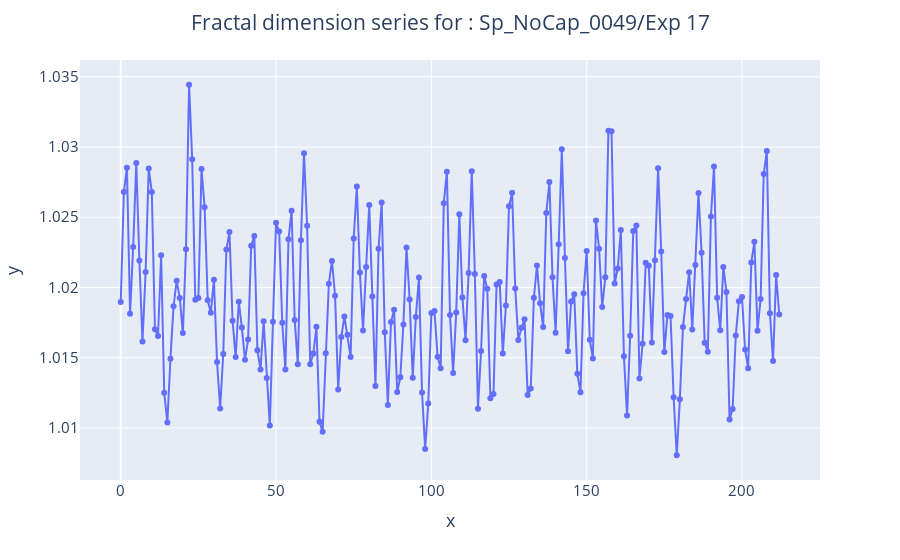

Notebook code for this chart:
### Markdown cell above
The phase portrait of both cells are visually different, so the difference of 2.6 X$10^{-5}$ is very important.

### Code cell
mindice=90
fig = px.line(y=dfCelsDimFrac.dimFracDistro.iloc[mindice], markers=True)
fig.update_layout(title_text='Fractal dimension series for : '+dfCelsDimFrac.cel.iloc[mindice], 
                  title_x=0.5,font=dict(size=15))
fig.show()

### Figure 1 — Plotly figure (JSON) as saved in the notebook; plotly's stock layout.template omitted (floating-point values rounded to 4 significant figures; data arrays with more than 128 entries replaced by an {"elided": "..."} marker saying what was removed)
{"data": [{"hovertemplate": "x=%{x}<br>y=%{y}<extra></extra>", "legendgroup": "", "line": {"color": "#636efa", "dash": "solid"}, "marker": {"symbol": "circle"}, "mode": "lines+markers", "name": "", "orientation": "v", "showlegend": false, "type": "scatter", "x": {"elided": "213 int values"}, "xaxis": "x", "y": {"elided": "213 float values"}, "yaxis": "y"}], "layout": {"font": {"size": 15}, "legend": {"tracegroupgap": 0}, "margin": {"t": 60}, "title": {"text": "Fractal dimension series for : Sp_NoCap_0049/Exp 17", "x": 0.5}, "xaxis": {"anchor": "y", "domain": [0, 1], "title": {"text": "x"}}, "yaxis": {"anchor": "x", "domain": [0, 1], "title": {"text": "y"}}}}
